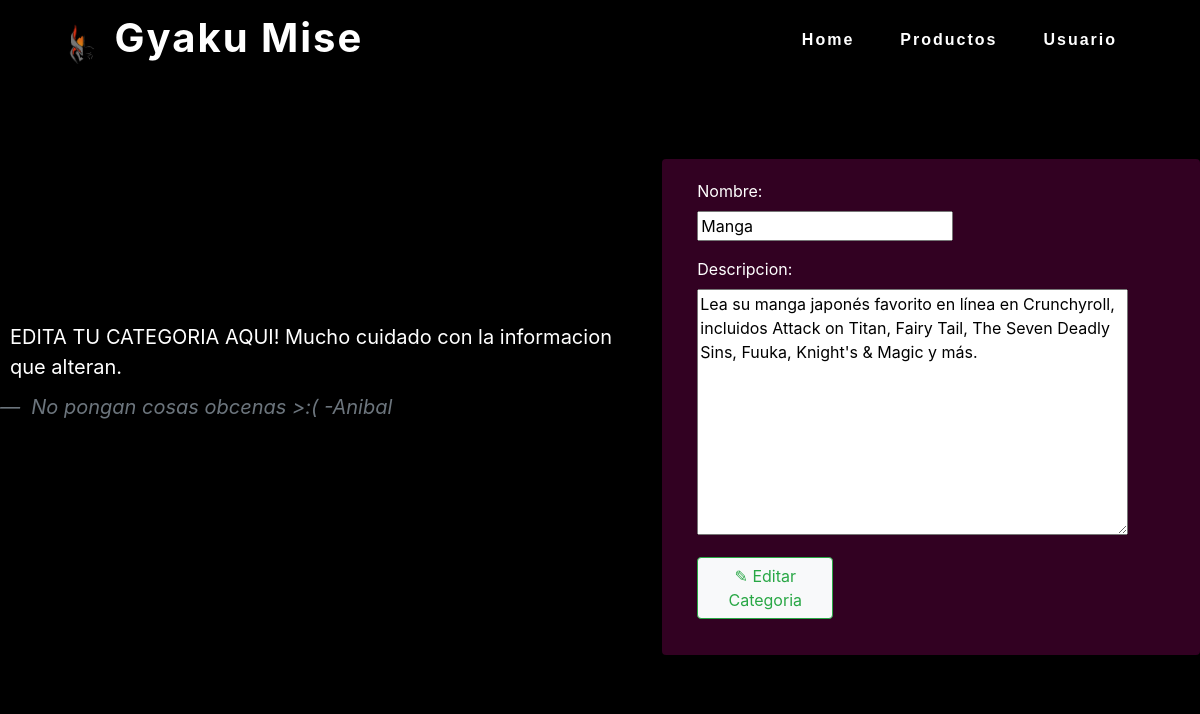
The app's page /categoria/editar/3/ with its own data.
### general/models.py (models this page shows, shortened)
class Categoria(models.Model):
    nombre = models.CharField(max_length=200)
    descripcion = models.TextField(null=True)

### general/views.py (the view)
# urls.py: path('categoria/editar/<int:categoria_id>/', views.editar_categoria, name='editar'),
def editar_categoria(request, categoria_id):
    categoria = Categoria.objects.get(pk=categoria_id)
    if request.method == 'POST':
        form = CrearCategoriaForm(request.POST, instance=categoria)
        if form.is_valid():
            form.save()
            return redirect('vista')
    else:
        form = CrearCategoriaForm(instance=categoria)
    return render(request, 'general/editar.html', {'form': form})

### general/forms.py
class CrearCategoriaForm(forms.ModelForm):
    class Meta:
        model = Categoria
        fields = ['nombre', 'descripcion']
        help_texts = {k:" " for k in fields}

### general/templates/general/editar.html (shortened to what this page needs)
{% extends 'general/base.html' %}
{% load static %}
{% block content %}
<html>
<div class="video-container">
    <div>
      <video autoplay muted preload="auto" loop width="2000" height="2000">
        <source src="{% static 'imagen/mylivewallpapers-com-Walking-Warrior-4K.mp4' %}" type="video/mp4">
      </video>
        <div class="overlay">
            <figure>
                  <blockquote class="blockquote" style="font-size: 20px; padding: 10px;">
                    <p> EDITA TU CATEGORIA AQUI! Mucho cuidado con la informacion que alteran.</p>
                  </blockquote>
                  <figcaption class="blockquote-footer fst-italic" style="font-size: 20px;">
                    No pongan cosas obcenas >:( <cite title="Source Title"> -Anibal </cite>
                  </figcaption>
            </figure>
            <div class="card mt-5 border border-0" style="background-color: rgba(100, 3, 68, 0.5); ">
            <div class="card-body">
                <div class="col-md-4 mb-3">
                    <form method="post">
                        {{ form.as_p }}
                        <button type="submit" class="btn btn-outline-success bg-light">✎ Editar Categoria</button>
                    </form>
                </div>
            </div>
            </div>
        </div>
    </div>
</div>
</html>
{% endblock %}

### general/templates/general/editar.html (style rules this page uses)
body { background-color: #000000; color: #fff; position: relative; }
.video-container { position: relative; }
video { width: 100%; height: auto; }
.overlay { position: absolute; top: 80px; left: 0; width: 100%; height: 100%; background-color: rgba(0, 0, 0, 0.7); color: #fff; display: flex; justify-content: center; align-items: center; }

### records on screen
Categoria: nombre "Manga", descripcion "Lea su manga japonés favorito en línea en Crunchyroll, incluidos Attack on Titan, Fairy Tail, The Seven Deadly Sins, Fuuka, Knight's & Magic y más."
